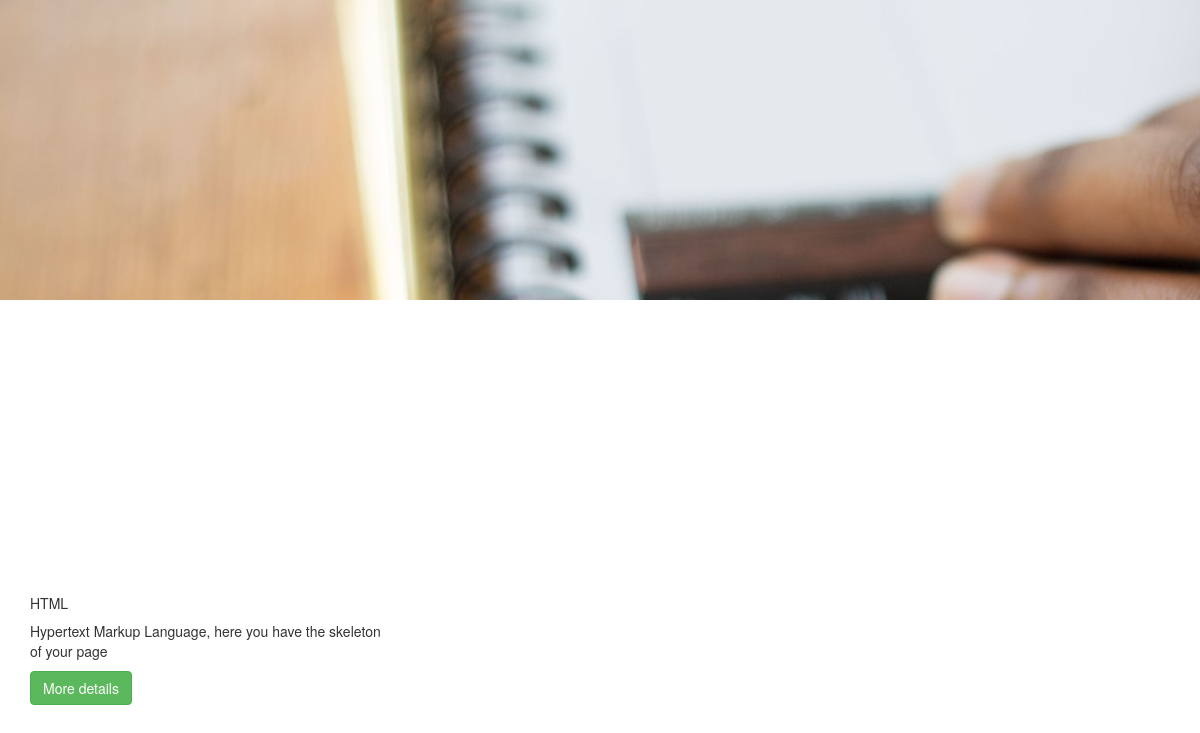
Page /online_courses/prof/index.php (signed in) on the committed database.
### tables this page shows
CREATE TABLE `courses` (
  `id` int(11) NOT NULL,
  `id_prof` int(11) NOT NULL,
  `name` varchar(100) NOT NULL,
  `description` varchar(100) NOT NULL,
  `image` varchar(100) NOT NULL
);

### online_courses/prof/index.php (the view, shortened to what this page needs)
<!DOCTYPE html>
<html lang="en">
<head>
    <link rel="stylesheet" href="../../bootstrap/css/bootstrap.min.css">
</head>
<body>
    <div class="container-fluid">
       <div class="row">
        <div class="col-md-12 hee">
        </div>
       </div>
    </div>
	<section class="spad">
		<div class="container">
			<div class="row">
				<?php
				$db = Database::connect();
				$statement = $db->query('SELECT courses.id, courses.id_prof,  courses.name, courses.description, courses.image FROM courses WHERE id_prof='.$_SESSION["id"]);
				while($item = $statement->fetch()){
					?>
					<div class='col-lg-4 col-md-6'>
						<div class='categorie-item'>
							<div class="imm">
                            </div>
							<div class='ci-text'>
								<h5><?= $item['name'] ?></h5>
								<p><?= $item['description'] ?></p>
								<a class="btn btn-success" href="chapters.php?course_id=<?= $item['id'] ?>"><i class=""></i> More details</a>
							</div>
						</div>
					</div>
					<?php
				}
				?>
			</div>
		</section>
</body>
</html>

### online_courses/prof/index.php (style rules this page uses)
.hee { background: url("../img/courses_bg.jpg"); height: 300px; }
.imm { width: 100%; height: 250px; overflow: hidden; }
.spad { margin-top: 3%; }

### rows in the picture
courses: name "HTML", description "Hypertext Markup Language, here you have the skeleton of your page"
